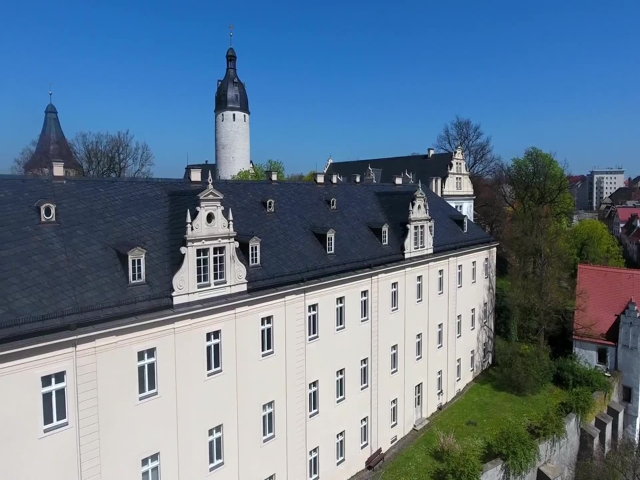
#> input picture datasets/Castle/rgb_0001.jpg, 640 x 480 px
$ python -i pivproject2022_task2_plus.py   (imports and definitions only)
#> lines starting #> are read from the running program, lines starting #| are printed output that depends on the picture; after the words box and inside, x2 and y2 are one past the last pixel; in counts of white or black regions, pixels touching at a corner belong together
#!/usr/bin/env python
# coding: utf-8

# In[2]:


import numpy as np
import cv2
import glob
import os
import zipfile as zf
import pickle
from pathlib import Path
import random
import math
import scipy.ndimage
import scipy.io
import matplotlib.pyplot as plt
import matplotlib.image as img
import sys

# global variables:
MIN_MATCH_COUNT = 24 # minimum number of matches required
MAX_ITER = 5000 # number of iterations in ransac
NUM_MATCH = 500 # total number of matches that we want to subsample from different locations of the image.
                # For every region in the image analysed, if it contains at least a descriptor, and
                # if the number of descriptors subsampled is fixed to N = 1, there will be 500 matches.
                # Nevertheless, some regions of the image can have no descriptors, so the total number of matches will be reduced.
                # For solving this, we can sample N > 1 descriptors from the regions of the image analysed

threshold_error = 4 # threshold error for points to be considered inliers, when performing ransac


# In[3]:


# [543 lines left out: functions match_features, siftMatch, FitHomography, get_errors, GetHomographyRANSAC, compute_H_wrt_reference and 3 more, not called in this run]


# In[12]:


def alpha_channel(img, epsilon=0.001):
    """
  Function that computes the alpha channel of an RGB image.

  Args:
     img is an RGB image.

     epsilon (float): value to guarantee that the alpha channel has non-zero
     values, otherwise a division-by-zero error will be encounter
     when performing blending

  Returns:
     im_alpha has the same size as im_input. Its intensity is between
     epsilon and 1, inclusive.
  """
#> called with epsilon = 0.001

    img_gray = cv2.cvtColor(img, cv2.COLOR_RGB2GRAY)
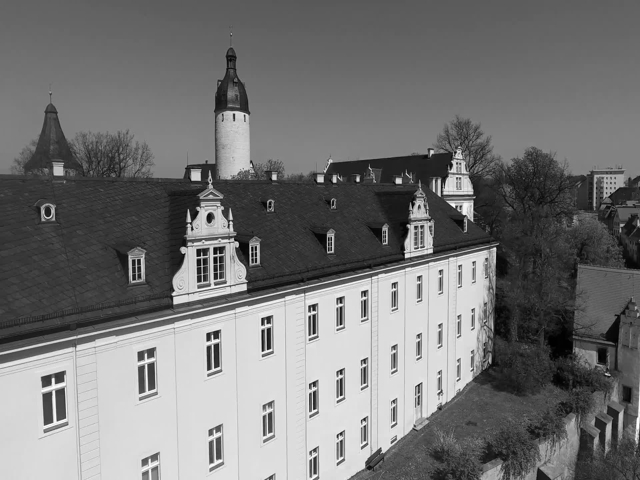
#> img_gray: shape (480, 640); min 0, max 254, mean 116.8

    # binary image that has 1s within the warped image and 0s beyond the edges of
    # the warped image
    im_bw = cv2.threshold(img_gray, 0.5, 255, cv2.THRESH_BINARY)[1]
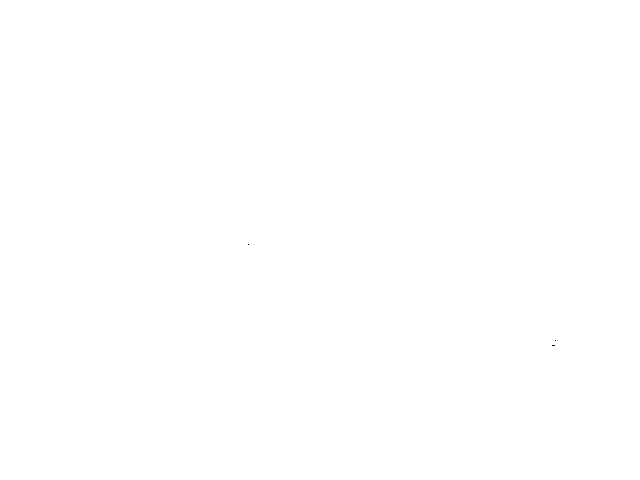
#> im_bw: shape (480, 640); 100% white; black in thin lines or dots, all inside (x1, y1, x2, y2) = (248, 244, 556, 346)

    # alpha channel where the value of alpha for the input image is 1 at its
    # center pixel and decreases linearly to epsilon  at all the border pixels
    im_alpha = scipy.ndimage.distance_transform_edt(im_bw)
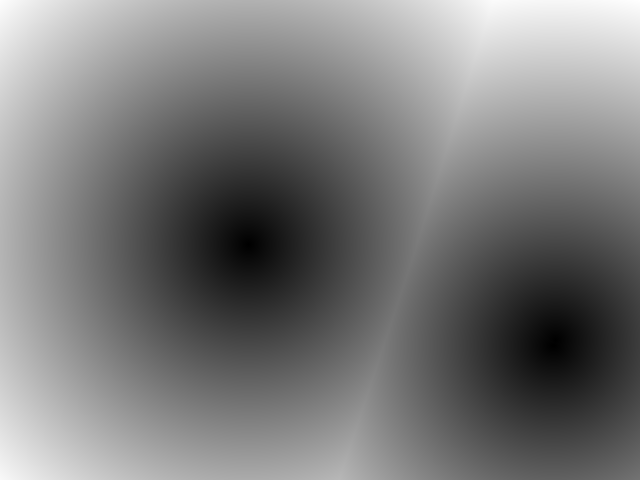
#> im_alpha: shape (480, 640) float64; min 0, max 350.2, mean 168.2; drawn with min black and max white

    # normalize the distances to be in the interval [epsilon, 1].
    im_alpha = (im_alpha+epsilon)/np.max(im_alpha)

    return im_alpha


# In[16]:


# [246 lines left out: functions blending, pivproject2022_task2_plus, not called in this run]


# In[14]:


ref_image = int(sys.argv[1])
path_to_input_folder = sys.argv[2]
path_to_output_folder = sys.argv[3]

extract_sift = int(sys.argv[4]) # variable that defines if the extraction of sift keypoints and descriptors is to
                       # be performed (set to 1, 0 otherwise)

subsampling = int(sys.argv[5]) # variable that defines if subsampling of the source image
                               # descriptors is to be performed (set to 1, 0 otherwise), when
                               # performing the matching

cv2WarpPerspective = int(sys.argv[6]) # variable that defines if image warping is to be performed by
                                      # cv2WarpPerspective built-in function (set to 1) or a function
                                      # developed by the group (set to 0)

# [1 line that did not run here, left out]
                              # (set to 0) not for blending the warped images


# In[48]:


# [1 line not run here, left out]

>>> import cv2
>>> picture = cv2.cvtColor(cv2.imread('../datasets/Castle/rgb_0001.jpg'), cv2.COLOR_BGR2RGB)
>>> result = alpha_channel(picture)

$ run again, on datasets/Castle/rgb_0004.jpg
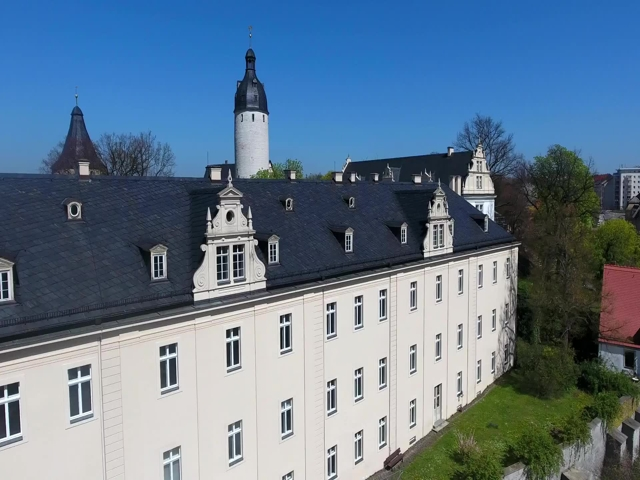
#> input picture datasets/Castle/rgb_0004.jpg, 640 x 480 px
#> in alpha_channel, `img_gray = cv2.cvtColor(img, cv2.COLOR_RGB2GRAY)`:
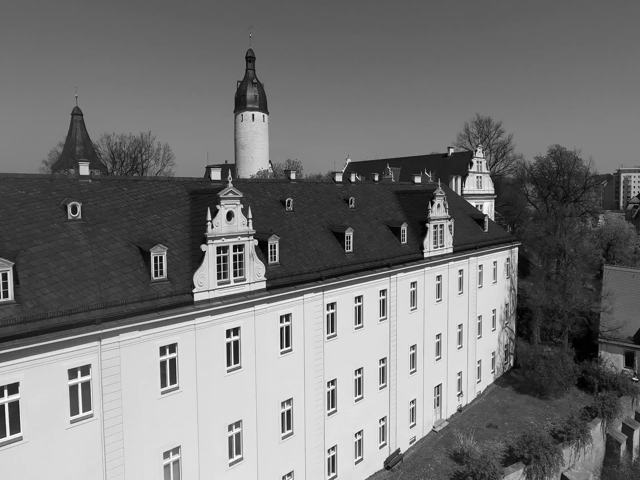
#> img_gray: shape (480, 640); min 0, max 255, mean 117.2
#> im_bw: shape (480, 640); 100% white; black in thin lines or dots, all inside (x1, y1, x2, y2) = (518, 268, 591, 341)
#> in alpha_channel, `im_alpha = scipy.ndimage.distance_transform_edt(im_bw)`:
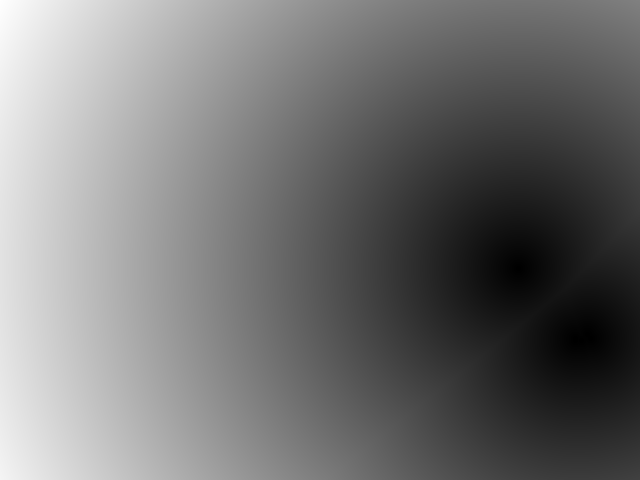
#> im_alpha: shape (480, 640) float64; min 0, max 583.2, mean 266.4; drawn with min black and max white
